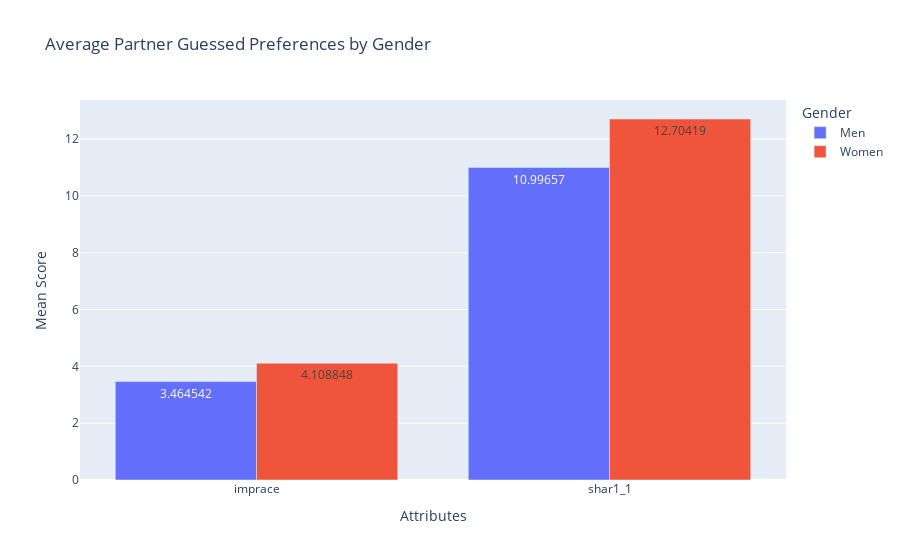

The code cell stored with this chart in its notebook:
### Code cell
# Transform data for better plotting
df_sorted = mean_race_interests.T.reset_index().melt(id_vars="index", var_name="Gender", value_name="Mean Score")

# Create bar chart
fig = px.bar(df_sorted, x="index", y="Mean Score", color="Gender",
             title="Average Partner Guessed Preferences by Gender", 
             barmode="group", text_auto=True)
fig.update_layout(xaxis_title="Attributes", yaxis_title="Mean Score")
fig.show()

### Figure 1 — Plotly figure (JSON) as saved in the notebook; plotly's stock layout.template omitted (floating-point values rounded to 4 significant figures)
{"data": [{"alignmentgroup": "True", "hovertemplate": "Gender=Men<br>index=%{x}<br>Mean Score=%{y}<extra></extra>", "legendgroup": "Men", "marker": {"color": "#636efa", "pattern": {"shape": ""}}, "name": "Men", "offsetgroup": "Men", "orientation": "v", "showlegend": true, "textposition": "auto", "texttemplate": "%{y}", "type": "bar", "x": ["imprace", "shar1_1"], "xaxis": "x", "y": [3.465, 11.0], "yaxis": "y"}, {"alignmentgroup": "True", "hovertemplate": "Gender=Women<br>index=%{x}<br>Mean Score=%{y}<extra></extra>", "legendgroup": "Women", "marker": {"color": "#EF553B", "pattern": {"shape": ""}}, "name": "Women", "offsetgroup": "Women", "orientation": "v", "showlegend": true, "textposition": "auto", "texttemplate": "%{y}", "type": "bar", "x": ["imprace", "shar1_1"], "xaxis": "x", "y": [4.109, 12.7], "yaxis": "y"}], "layout": {"barmode": "group", "legend": {"title": {"text": "Gender"}, "tracegroupgap": 0}, "title": {"text": "Average Partner Guessed Preferences by Gender"}, "xaxis": {"anchor": "y", "domain": [0, 1], "title": {"text": "Attributes"}}, "yaxis": {"anchor": "x", "domain": [0, 1], "title": {"text": "Mean Score"}}}}
